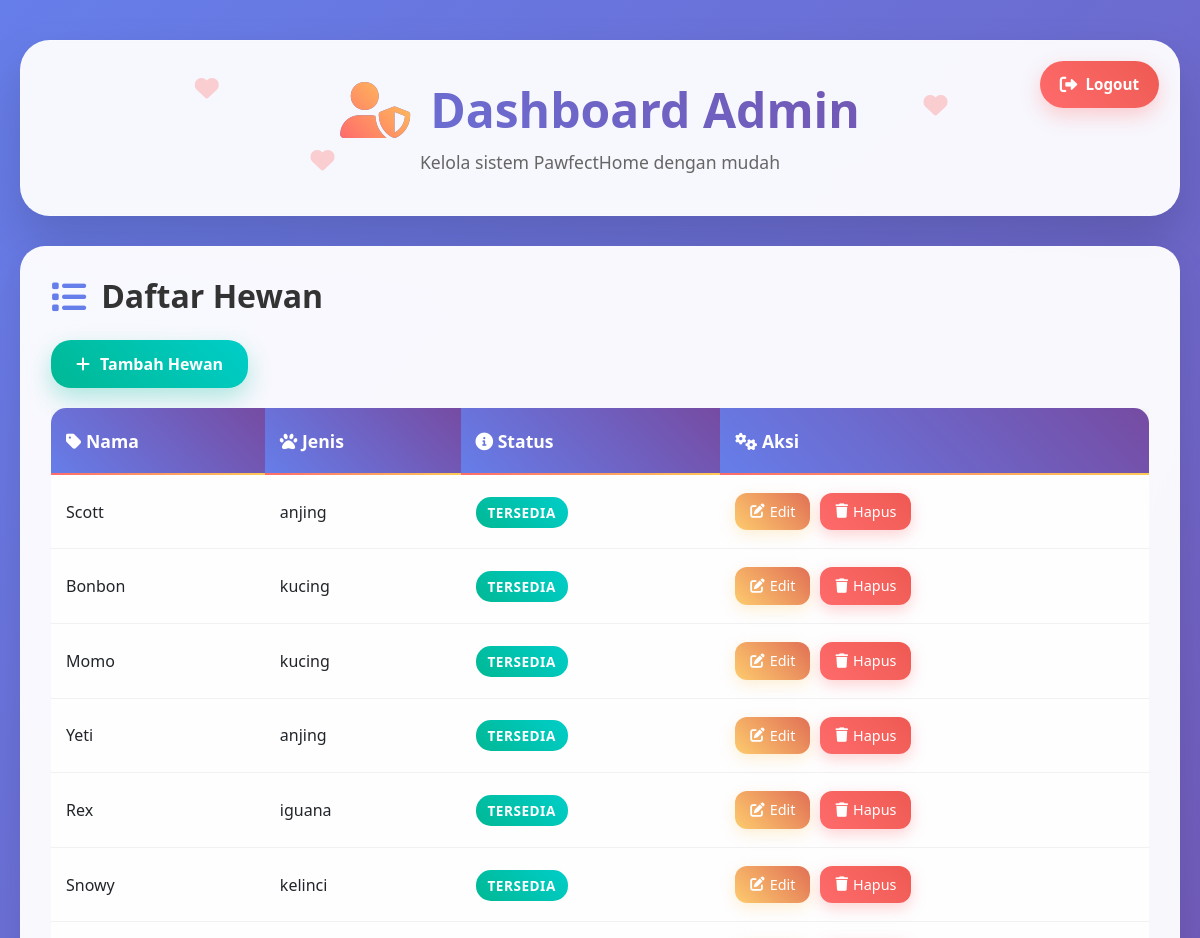
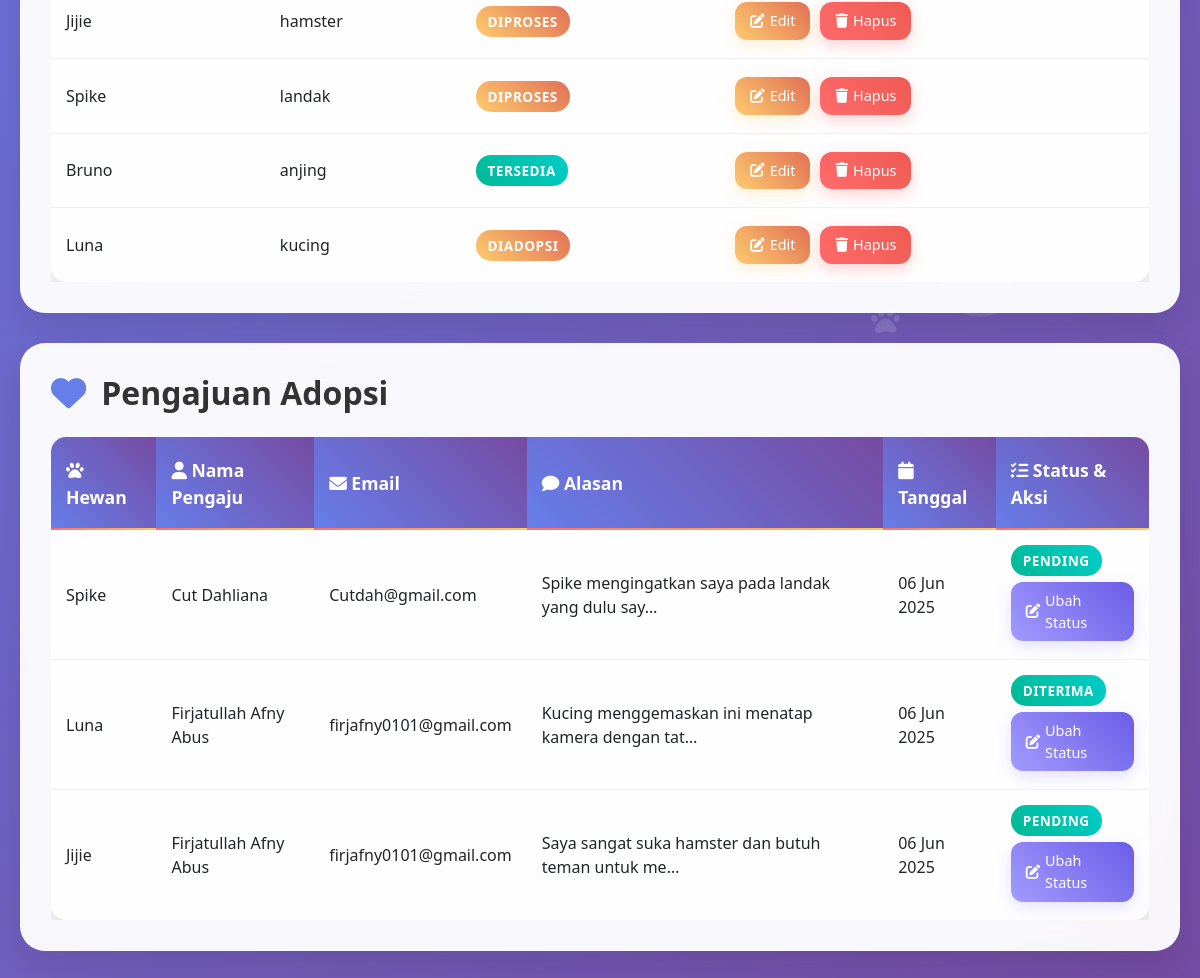
/admin-dashboard/ (signed in), run on the app's committed database (2 pictures, top to bottom).
### adopsi/models.py (models this page shows, shortened)
class Hewan(models.Model):
    JENIS_CHOICES = [
        ('kucing', 'Kucing'),
        ('anjing', 'Anjing'),
        ('kelinci', 'Kelinci'),
        ('hamster', 'Hamster'),
        ('iguana', 'Iguana'),
        ('landak', 'Landak'),
    ]
    STATUS_CHOICES = [
        ('Tersedia', 'Tersedia'),
        ('Diproses', 'Diproses'),
        ('Diadopsi', 'Diadopsi'),
    ]
    nama = models.CharField(max_length=100)
    jenis = models.CharField(max_length=10, choices=JENIS_CHOICES)
    umur = models.PositiveIntegerField(
        validators=[MinValueValidator(1), MaxValueValidator(300)],
        help_text="Umur dalam bulan"
    )
    deskripsi = models.TextField()
    foto = models.ImageField(upload_to='foto_hewan/', blank=True, null=True)
    status = models.CharField(max_length=20, choices=STATUS_CHOICES, default='Tersedia')
    tanggal_dibuat = models.DateTimeField(auto_now_add=True)
    tanggal_diupdate = models.DateTimeField(auto_now=True)
    class Meta:
        verbose_name = "Hewan"
        verbose_name_plural = "Hewan"
        ordering = ['-tanggal_dibuat']

class PengajuanAdopsi(models.Model):
    STATUS_CHOICES = [
        ('Pending', 'Pending'),
        ('Diterima', 'Diterima'),
        ('Ditolak', 'Ditolak'),
    ]
    hewan = models.ForeignKey(Hewan, on_delete=models.CASCADE, related_name='pengajuan_adopsi')
    nama_pengaju = models.CharField(max_length=100)
    email = models.EmailField()
    alasan = models.TextField()
    tanggal_pengajuan = models.DateTimeField(auto_now_add=True)
    status = models.CharField(max_length=10, choices=STATUS_CHOICES, default='Pending')
    catatan_admin = models.TextField(blank=True, null=True, help_text="Catatan dari admin")
    class Meta:
        verbose_name = "Pengajuan Adopsi"
        verbose_name_plural = "Pengajuan Adopsi"
        ordering = ['-tanggal_pengajuan']

### adopsi/views.py (the view)
# urls.py: path('admin-dashboard/', views.dashboard_admin, name='dashboard_admin'),
@user_passes_test(is_admin, login_url='admin_login')
def dashboard_admin(request):
    hewans = Hewan.objects.all().order_by('-id')
    pengajuan = PengajuanAdopsi.objects.all().order_by('-tanggal_pengajuan')
    return render(request, 'adopsi/dashboard_admin.html', {
        'hewans': hewans,
        'pengajuan': pengajuan
    })

### adopsi/views.py (called while the page is built)
def is_admin(user):
    return user.is_staff and user.is_authenticated

### adopsi/templates/adopsi/dashboard_admin.html (shortened to what this page needs)
<!DOCTYPE html>
<html lang="id">
<head>
    <link href="https://cdn.jsdelivr.net/npm/bootstrap@5.3.0/dist/css/bootstrap.min.css" rel="stylesheet">
    <link href="https://cdnjs.cloudflare.com/ajax/libs/font-awesome/6.0.0/css/all.min.css" rel="stylesheet">
</head>
<body>
    <div class="background-elements">
        <i class="fas fa-paw floating-paw"></i>
    </div>
    <div class="dashboard-container">
        <div class="header-card">
            <div class="logout-container">
                <a href="{% url 'logout' %}" class="logout-button" onclick="return confirm('Apakah Anda yakin ingin logout?')">
                    <i class="fas fa-sign-out-alt"></i>
                    <span>Logout</span>
                </a>
            </div>
            <div class="decorative-elements">
                <i class="fas fa-heart heart-float"></i>
                <i class="fas fa-heart heart-float"></i>
                <i class="fas fa-heart heart-float"></i>
            </div>
            <h1 class="admin-title">
                <i class="fas fa-user-shield admin-icon"></i>
                Dashboard Admin
            </h1>
            <p style="color: #666; font-size: 1.1rem; margin: 0;">Kelola sistem PawfectHome dengan mudah</p>
        </div>
        <div class="content-card">
            <h2 class="section-title">
                <i class="fas fa-list section-icon"></i>
                Daftar Hewan
            </h2>
            <a href="{% url 'tambah_hewan' %}" class="add-button">
                <i class="fas fa-plus"></i>
                <span>Tambah Hewan</span>
            </a>
            {% if hewans %}
                <div class="table-responsive">
                    <table class="modern-table">
                        <thead>
                            <tr>
                                <th><i class="fas fa-tag"></i> Nama</th>
                                <th><i class="fas fa-paw"></i> Jenis</th>
                                <th><i class="fas fa-info-circle"></i> Status</th>
                                <th><i class="fas fa-cogs"></i> Aksi</th>
                            </tr>
                        </thead>
                        <tbody>
                            {% for h in hewans %}
                            <tr>
                                <td data-label="Nama">{{ h.nama }}</td>
                                <td data-label="Jenis">{{ h.jenis }}</td>
                                <td data-label="Status">
                                    <span class="status-badge {% if h.status == 'Tersedia' %}status-tersedia{% else %}status-diadopsi{% endif %}">
                                        {{ h.status }}
                                    </span>
                                </td>
                                <td data-label="Aksi">
                                    {% if h.pk %}
                                        <div class="action-links">
                                            <a href="{% url 'edit_hewan' h.pk %}" class="action-link edit-link">
                                                <i class="fas fa-edit"></i> Edit
                                            </a>
                                            <a href="{% url 'hapus_hewan' h.pk %}"
                                               class="action-link delete-link"
                                               onclick="return confirm('Hapus hewan ini?')">
                                                <i class="fas fa-trash"></i> Hapus
                                            </a>
                                        </div>
                                    {% else %}
                                        <span style="color: #e74c3c; font-style: italic;">Data tidak valid</span>
                                    {% endif %}
                                </td>
                            </tr>
                            {% endfor %}
                        </tbody>
                    </table>
                </div>
            {% else %}
                <div class="empty-state">
                    <i class="fas fa-paw empty-icon"></i>
                    <p>Belum ada data hewan yang terdaftar.</p>
                </div>
            {% endif %}
        </div>
        <div class="content-card">
            <h2 class="section-title">
                <i class="fas fa-heart section-icon"></i>
                Pengajuan Adopsi
            </h2>
            {% if pengajuan %}
                <div class="table-responsive">
                    <table class="modern-table">
                        <thead>
                            <tr>
                                <th><i class="fas fa-paw"></i> Hewan</th>
                                <th><i class="fas fa-user"></i> Nama Pengaju</th>
                                <th><i class="fas fa-envelope"></i> Email</th>
                                <th><i class="fas fa-comment"></i> Alasan</th>
                                <th><i class="fas fa-calendar"></i> Tanggal</th>
                                <th><i class="fas fa-tasks"></i> Status & Aksi</th>
                            </tr>
                        </thead>
                        <tbody>
                            {% for p in pengajuan %}
                            <tr>
                                <td data-label="Hewan">{{ p.hewan.nama }}</td>
                                <td data-label="Nama Pengaju">{{ p.nama_pengaju }}</td>
                                <td data-label="Email">{{ p.email }}</td>
                                <td data-label="Alasan">{{ p.alasan|truncatechars:50 }}</td>
                                <td data-label="Tanggal">{{ p.tanggal_pengajuan|date:"d M Y" }}</td>
                                <td data-label="Status & Aksi">
                                    <div style="margin-bottom: 10px;">
                                        <span class="status-badge status-tersedia">{{ p.status }}</span>
                                    </div>
                                    <a href="{% url 'ubah_status_pengajuan' p.pk %}" class="action-link status-link">
                                        <i class="fas fa-edit"></i> Ubah Status
                                    </a>
                                </td>
                            </tr>
                            {% endfor %}
                        </tbody>
                    </table>
                </div>
            {% else %}
                <div class="empty-state">
                    <i class="fas fa-heart empty-icon"></i>
                    <p>Belum ada pengajuan adopsi yang masuk.</p>
                </div>
            {% endif %}
        </div>
    </div>
</body>
</html>

### data on the page
Hewan: nama "Scott", jenis "anjing", status "TERSEDIA", shows "Edit"
Hewan: nama "Bonbon", jenis "kucing", status "TERSEDIA", shows "Edit"
Hewan: nama "Momo", jenis "kucing", status "TERSEDIA", shows "Edit"
Hewan: nama "Yeti", jenis "anjing", status "TERSEDIA", shows "Edit"
Hewan: nama "Rex", jenis "iguana", status "TERSEDIA", shows "Edit"
Hewan: nama "Snowy", jenis "kelinci", status "TERSEDIA", shows "Edit"
Hewan: nama "Jijie", jenis "hamster", status "DIPROSES", shows "Edit"
Hewan: nama "Spike", jenis "landak", status "DIPROSES", shows "Edit"
Hewan: nama "Bruno", jenis "anjing", status "TERSEDIA", shows "Edit"
Hewan: nama "Luna", jenis "kucing", status "DIADOPSI", shows "Edit"
PengajuanAdopsi: hewan.nama "Spike", nama_pengaju "Cut Dahliana", email "Cutdah@gmail.com", alasan "Spike mengingatkan saya pada landak yang dulu say…", tanggal_pengajuan "06 Jun 2025", status "PENDING"
PengajuanAdopsi: hewan.nama "Luna", nama_pengaju "Firjatullah Afny Abus", email "firjafny0101@gmail.com", alasan "Kucing menggemaskan ini menatap kamera dengan tat…", tanggal_pengajuan "06 Jun 2025", status "DITERIMA"
PengajuanAdopsi: hewan.nama "Jijie", nama_pengaju "Firjatullah Afny Abus", email "firjafny0101@gmail.com", alasan "Saya sangat suka hamster dan butuh teman untuk me…", tanggal_pengajuan "06 Jun 2025", status "PENDING"
